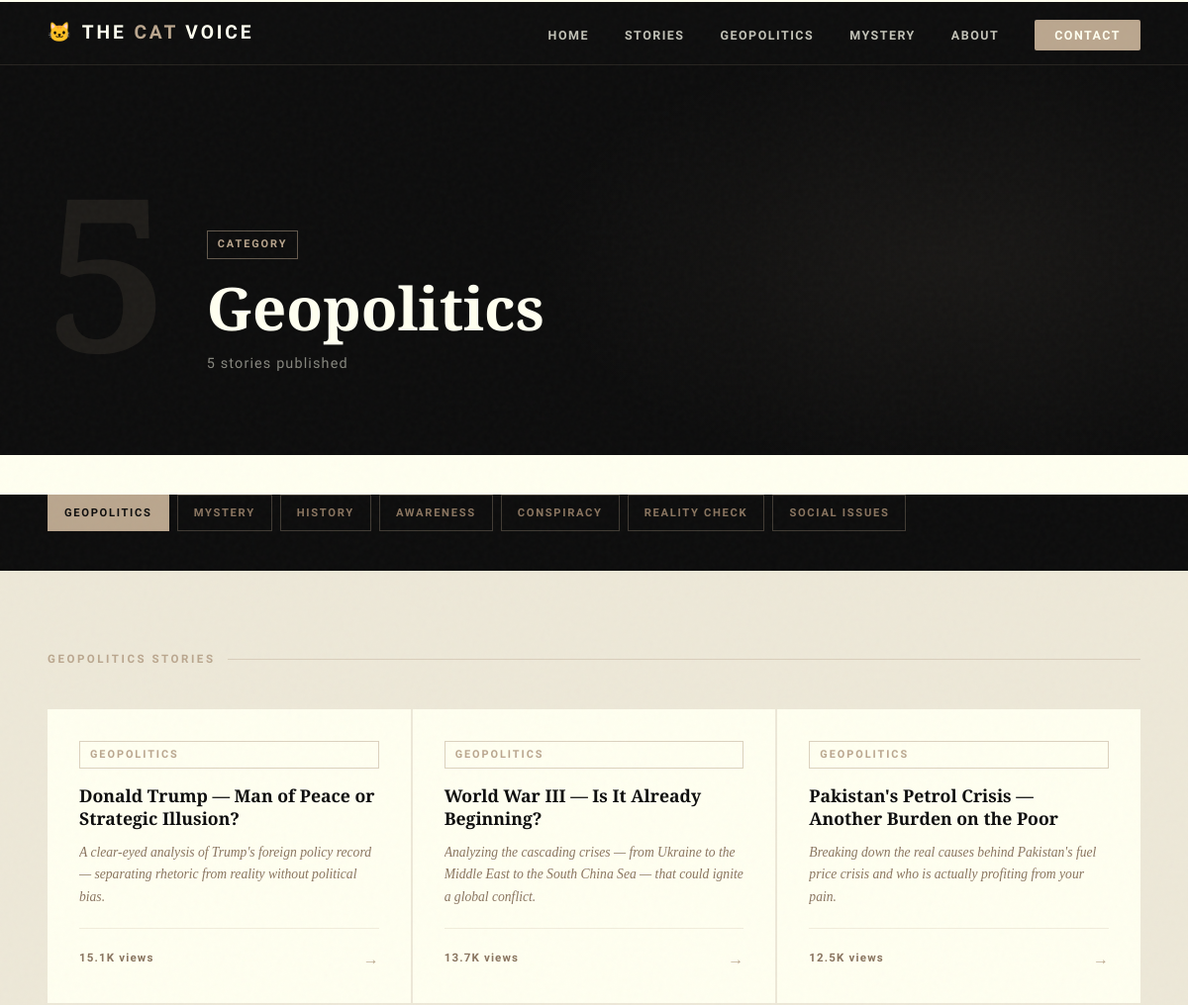
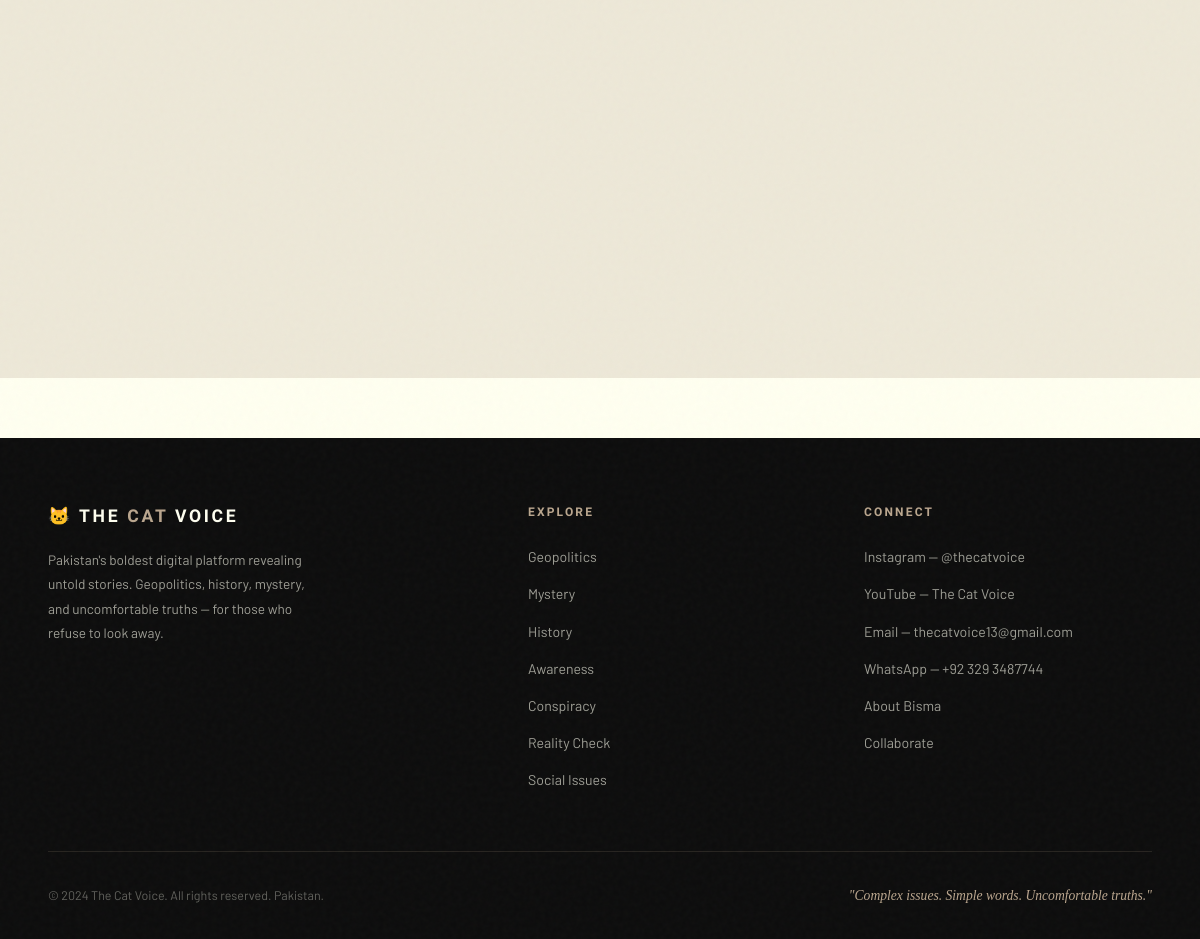
Screenshot of /category/Geopolitics with the database file from the repository (2 pictures, top to bottom).
### tables this page shows
CREATE TABLE stories (
        id       INTEGER PRIMARY KEY AUTOINCREMENT,
        title    TEXT NOT NULL,
        category TEXT NOT NULL,
        excerpt  TEXT,
        content  TEXT,
        views    TEXT,
        date     TEXT,
        featured INTEGER DEFAULT 0
    );

CREATE TABLE settings (
        key   TEXT PRIMARY KEY,
        value TEXT
    );

### app.py (the view)
@app.route('/category/<cat>')
def category(cat):
    settings = get_settings()
    stories = query_db('SELECT * FROM stories WHERE category = ? ORDER BY id DESC', [cat])
    return render_template('category.html', settings=settings, stories=stories, category=cat)

### app.py (called while the page is built)
def get_db():
    db = getattr(g, '_database', None)
    if db is None:
        db = g._database = sqlite3.connect(DATABASE)
        db.row_factory = sqlite3.Row
    return db

@app.teardown_appcontext
def close_connection(exception):
    db = getattr(g, '_database', None)
    if db is not None:
        db.close()

def query_db(query, args=(), one=False):
    cur = get_db().execute(query, args)
    rv = cur.fetchall()
    cur.close()
    return (rv[0] if rv else None) if one else rv

def get_settings():
    rows = query_db('SELECT key, value FROM settings')
    return {row['key']: row['value'] for row in rows}

### templates/category.html (shortened to what this page needs)
{% extends "base.html" %}
{% block content %}
<section class="cat-hero" aria-label="Category: {{ category }}">
  <div class="cat-hero-inner">
    <div class="cat-bignum">{{ stories|length }}</div>
    <div class="cat-hero-text">
      <span class="cat-badge">Category</span>
      <h1>{{ category.split(' ')[0] }} <em>{% if ' ' in category %}{{ category.split(' ')[1:] | join(' ') }}{% endif %}</em></h1>
      <p>{{ stories|length }} {% if stories|length == 1 %}story{% else %}stories{% endif %} published</p>
    </div>
  </div>
</section>
<div style="background: var(--black); padding: 0 48px 40px;" aria-label="Browse other categories">
  <div class="cat-nav">
    {% for cat in ['Geopolitics','Mystery','History','Awareness','Conspiracy','Reality Check','Social Issues'] %}
    <a href="{{ url_for('category', cat=cat) }}"
       class="{% if cat == category %}active{% endif %}"
       id="catnav-{{ cat|lower|replace(' ','-') }}">{{ cat }}</a>
    {% endfor %}
  </div>
</div>
<section class="cat-stories" aria-label="{{ category }} Stories">
  <div class="section-label">{{ category }} Stories</div>
  {% if stories %}
  <div class="stories-grid">
    {% for s in stories %}
    <a href="{{ url_for('story', story_id=s['id']) }}" class="story-card reveal" id="cat-story-{{ s['id'] }}" aria-label="{{ s['title'] }}">
      <span class="cat-badge">{{ s['category'] }}</span>
      <h2>{{ s['title'] }}</h2>
      <p class="excerpt">{{ s['excerpt'] }}</p>
      <div class="card-footer">
        <span class="card-views">{{ s['views'] }} views</span>
        <span class="card-arrow">→</span>
      </div>
    </a>
    {% endfor %}
  </div>
  {% else %}
  <div class="empty-state">
    <h2>No stories yet in {{ category }}.</h2>
    <p>Check back soon — or <a href="{{ url_for('home') }}">return home</a>.</p>
  </div>
  {% endif %}
</section>
{% endblock %}

### templates/base.html (shortened to what this page needs)
<!DOCTYPE html>
<html lang="en">
<head>
</head>
<body>
  <nav class="navbar" role="navigation" aria-label="Main Navigation">
    <a href="{{ url_for('home') }}" class="nav-logo" aria-label="The Cat Voice Home">
      🐱 <span>THE <span class="logo-cat">CAT</span> VOICE</span>
    </a>
    <ul class="nav-links" id="nav-links" role="list">
      <li><a href="{{ url_for('home') }}" id="nav-home">Home</a></li>
      <li><a href="{{ url_for('home') }}#all-stories" id="nav-stories">Stories</a></li>
      <li><a href="{{ url_for('category', cat='Geopolitics') }}" id="nav-geo">Geopolitics</a></li>
      <li><a href="{{ url_for('category', cat='Mystery') }}" id="nav-mystery">Mystery</a></li>
      <li><a href="{{ url_for('about') }}" id="nav-about">About</a></li>
      <li class="nav-cta"><a href="{{ url_for('contact') }}" id="nav-contact">Contact</a></li>
    </ul>
  </nav>
  <main>
    {% block content %}{% endblock %}
  </main>
  <footer>
    <div class="footer-grid">
      <div class="footer-brand">
        <div class="footer-logo">🐱 THE <span class="logo-cat">CAT</span> VOICE</div>
        <p>Pakistan's boldest digital platform revealing untold stories. Geopolitics, history, mystery, and uncomfortable truths — for those who refuse to look away.</p>
      </div>
      <div class="footer-col">
        <h4>Explore</h4>
        <ul>
          <li><a href="{{ url_for('category', cat='Geopolitics') }}">Geopolitics</a></li>
          <li><a href="{{ url_for('category', cat='Mystery') }}">Mystery</a></li>
          <li><a href="{{ url_for('category', cat='History') }}">History</a></li>
          <li><a href="{{ url_for('category', cat='Awareness') }}">Awareness</a></li>
          <li><a href="{{ url_for('category', cat='Conspiracy') }}">Conspiracy</a></li>
          <li><a href="{{ url_for('category', cat='Reality Check') }}">Reality Check</a></li>
          <li><a href="{{ url_for('category', cat='Social Issues') }}">Social Issues</a></li>
        </ul>
      </div>
      <div class="footer-col">
        <h4>Connect</h4>
        <ul>
          {% if settings %}
            <li><a href="{{ settings.instagram }}" target="_blank" rel="noopener">Instagram — @thecatvoice</a></li>
            <li><a href="{{ settings.youtube }}" target="_blank" rel="noopener">YouTube — The Cat Voice</a></li>
            <li><a href="mailto:{{ settings.email }}">Email — {{ settings.email }}</a></li>
            <li><a href="https://wa.me/{{ settings.phone | replace('+','') | replace(' ','') }}" target="_blank" rel="noopener">WhatsApp — {{ settings.phone }}</a></li>
          {% endif %}
          <li><a href="{{ url_for('about') }}">About Bisma</a></li>
          <li><a href="{{ url_for('contact') }}">Collaborate</a></li>
        </ul>
      </div>
    </div>
    <div class="footer-bottom">
      <div>© 2024 The Cat Voice. All rights reserved. Pakistan.</div>
      <div class="tagline-footer">
        {% if settings %}"{{ settings.tagline }}"{% endif %}
      </div>
    </div>
  </footer>
</body>
</html>

### templates/base.html (style rules this page uses)
:root { --ivory: #fffff0; --ivory-deep: #f5f0e0; --ivory-dark: #ede8d8; --brown: #baa68e; --brown-dark: #8a7560; --brown-deep: #5a4a38; --black: #0d0d0d; --black-soft: #141414; --black-mid: #1a1a1a; --white: #ffffff; --gap: 2px; --font-display: 'Playfair Display', Georgia, serif; --font-body: 'Barlow', system-ui, sans-serif; --font-label: 'Barlow Condensed', system-ui, sans-serif; --transition: 0.3s cubic-bezier(0.4, 0, 0.2, 1); --shadow-sm: 0 2px 8px rgba(13,13,13,0.15); --shadow-md: 0 8px 32px rgba(13,13,13,0.2); }
*, *::before, *::after { box-sizing: border-box; margin: 0; padding: 0; }
html { scroll-behavior: smooth; }
body { font-family: var(--font-body); font-size: 16px; line-height: 1.7; background-color: var(--ivory); color: var(--black); overflow-x: hidden; position: relative; }
body::before { content: ''; position: fixed; inset: 0; opacity: 0.028; pointer-events: none; z-index: 9999; }
a { color: inherit; text-decoration: none; }
.navbar { position: fixed; top: 2px; left: 0; right: 0; z-index: 1000; background: var(--black); border-bottom: 1px solid rgba(186,166,142,0.15); padding: 0 48px; height: 64px; display: flex; align-items: center; justify-content: space-between; }
.nav-logo { font-family: var(--font-label); font-weight: 700; font-size: 1.2rem; letter-spacing: 0.15em; color: var(--ivory); text-transform: uppercase; display: flex; align-items: center; gap: 8px; flex-shrink: 0; }
.nav-logo .logo-cat { color: var(--brown); }
.nav-links { display: flex; align-items: center; gap: 36px; list-style: none; }
.nav-links a { font-family: var(--font-label); font-size: 0.78rem; font-weight: 600; letter-spacing: 0.12em; text-transform: uppercase; color: rgba(255,255,240,0.75); transition: color var(--transition); }
.nav-links .nav-cta a { color: var(--ivory); background: var(--brown); padding: 8px 20px; border-radius: 2px; transition: background var(--transition), color var(--transition); }
main { padding-top: 64px; }
footer { background: var(--black); color: rgba(255,255,240,0.6); padding: 64px 48px 32px; margin-top: 60px; }
.footer-grid { display: grid; grid-template-columns: 1.5fr 1fr 1fr; gap: 48px; padding-bottom: 48px; border-bottom: 1px solid rgba(186,166,142,0.15); }
.footer-brand .footer-logo { font-family: var(--font-label); font-size: 1.1rem; font-weight: 700; letter-spacing: 0.15em; color: var(--ivory); text-transform: uppercase; margin-bottom: 16px; }
.footer-brand .footer-logo .logo-cat { color: var(--brown); }
.footer-brand p { font-size: 0.85rem; line-height: 1.8; max-width: 280px; }
.footer-col h4 { font-family: var(--font-label); font-size: 0.75rem; font-weight: 700; letter-spacing: 0.18em; text-transform: uppercase; color: var(--brown); margin-bottom: 20px; }
.footer-col ul { list-style: none; }
.footer-col ul li { margin-bottom: 10px; }
.footer-col ul li a { font-size: 0.88rem; color: rgba(255,255,240,0.6); transition: color var(--transition); }
.footer-bottom { display: flex; align-items: center; justify-content: space-between; padding-top: 32px; font-size: 0.78rem; color: rgba(255,255,240,0.35); }
.footer-bottom .tagline-footer { font-family: var(--font-display); font-style: italic; font-size: 0.85rem; color: var(--brown); }
.section-label { font-family: var(--font-label); font-size: 0.72rem; font-weight: 700; letter-spacing: 0.22em; text-transform: uppercase; color: var(--brown); display: flex; align-items: center; gap: 12px; margin-bottom: 24px; }
.section-label::before, .section-label::after { content: ''; flex: 1; height: 1px; background: currentColor; opacity: 0.4; }
.section-label::before { display: none; }
.reveal { opacity: 0; transform: translateY(24px); transition: opacity 0.7s ease, transform 0.7s ease; }
.reveal.visible { opacity: 1; transform: translateY(0); }
.cat-badge { font-family: var(--font-label); font-size: 0.68rem; font-weight: 700; letter-spacing: 0.18em; text-transform: uppercase; color: var(--brown); border: 1px solid rgba(186,166,142,0.5); padding: 4px 10px; display: inline-block; }

### rows the page displays
stories: category "GEOPOLITICS", title "Donald Trump — Man of Peace or Strategic Illusion?", excerpt "A clear-eyed analysis of Trump's foreign policy record — separating rhetoric from reality without political bias.", views "15.1K"
stories: category "GEOPOLITICS", title "World War III — Is It Already Beginning?", excerpt "Analyzing the cascading crises — from Ukraine to the Middle East to the South China Sea — that could ignite a global conflict.", views "13.7K"
stories: category "GEOPOLITICS", title "Pakistan's Petrol Crisis — Another Burden on the Poor", excerpt "Breaking down the real causes behind Pakistan's fuel price crisis and who is actually profiting from your pain.", views "12.5K"
settings: email "thecatvoice13@gmail.com"
settings: phone "+92 329 3487744"
settings: tagline "Complex issues. Simple words. Uncomfortable truths."

### other values shown
{{ category.split(' ')[0] }} "Geopolitics"
{{ stories|length }} "5"
{{ cat }} "GEOPOLITICS" "MYSTERY" "HISTORY" "AWARENESS" "CONSPIRACY" "REALITY CHECK" "SOCIAL ISSUES"
{{ category }} "GEOPOLITICS"
